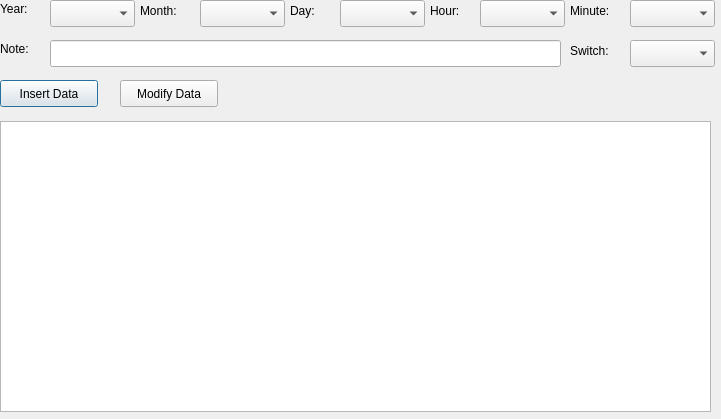
<?xml version="1.0" encoding="UTF-8"?>
<ui version="4.0">
 <class>Dialog</class>
 <widget class="QDialog" name="Dialog">
  <property name="geometry">
   <rect>
    <x>0</x>
    <y>0</y>
    <width>721</width>
    <height>419</height>
   </rect>
  </property>
  <property name="windowTitle">
   <string extracomment="Calendar by Jash.Liao">JL_calendar</string>
  </property>
  <widget class="QTableWidget" name="tableWidget">
   <property name="geometry">
    <rect>
     <x>0</x>
     <y>121</y>
     <width>711</width>
     <height>291</height>
    </rect>
   </property>
  </widget>
  <widget class="QPushButton" name="InsertButton">
   <property name="geometry">
    <rect>
     <x>0</x>
     <y>80</y>
     <width>98</width>
     <height>27</height>
    </rect>
   </property>
   <property name="text">
    <string>Insert Data</string>
   </property>
  </widget>
  <widget class="QLabel" name="label">
   <property name="geometry">
    <rect>
     <x>0</x>
     <y>0</y>
     <width>51</width>
     <height>17</height>
    </rect>
   </property>
   <property name="text">
    <string>Year:</string>
   </property>
  </widget>
  <widget class="QComboBox" name="comboYear">
   <property name="geometry">
    <rect>
     <x>50</x>
     <y>0</y>
     <width>85</width>
     <height>27</height>
    </rect>
   </property>
  </widget>
  <widget class="QLabel" name="label_2">
   <property name="geometry">
    <rect>
     <x>140</x>
     <y>0</y>
     <width>61</width>
     <height>21</height>
    </rect>
   </property>
   <property name="text">
    <string>Month:</string>
   </property>
  </widget>
  <widget class="QComboBox" name="comboMonth">
   <property name="geometry">
    <rect>
     <x>200</x>
     <y>0</y>
     <width>85</width>
     <height>27</height>
    </rect>
   </property>
  </widget>
  <widget class="QLabel" name="label_3">
   <property name="geometry">
    <rect>
     <x>290</x>
     <y>0</y>
     <width>51</width>
     <height>21</height>
    </rect>
   </property>
   <property name="text">
    <string>Day:</string>
   </property>
  </widget>
  <widget class="QComboBox" name="comboDay">
   <property name="geometry">
    <rect>
     <x>340</x>
     <y>0</y>
     <width>85</width>
     <height>27</height>
    </rect>
   </property>
  </widget>
  <widget class="QLabel" name="label_4">
   <property name="geometry">
    <rect>
     <x>430</x>
     <y>0</y>
     <width>51</width>
     <height>21</height>
    </rect>
   </property>
   <property name="text">
    <string>Hour:</string>
   </property>
  </widget>
  <widget class="QComboBox" name="comboHour">
   <property name="geometry">
    <rect>
     <x>480</x>
     <y>0</y>
     <width>85</width>
     <height>27</height>
    </rect>
   </property>
  </widget>
  <widget class="QLabel" name="label_5">
   <property name="geometry">
    <rect>
     <x>570</x>
     <y>0</y>
     <width>61</width>
     <height>21</height>
    </rect>
   </property>
   <property name="text">
    <string>Minute:</string>
   </property>
  </widget>
  <widget class="QComboBox" name="comboMinute">
   <property name="geometry">
    <rect>
     <x>630</x>
     <y>0</y>
     <width>85</width>
     <height>27</height>
    </rect>
   </property>
  </widget>
  <widget class="QLineEdit" name="lineEditNote">
   <property name="geometry">
    <rect>
     <x>50</x>
     <y>40</y>
     <width>511</width>
     <height>27</height>
    </rect>
   </property>
  </widget>
  <widget class="QLabel" name="label_6">
   <property name="geometry">
    <rect>
     <x>0</x>
     <y>40</y>
     <width>51</width>
     <height>17</height>
    </rect>
   </property>
   <property name="text">
    <string>Note:</string>
   </property>
  </widget>
  <widget class="QLabel" name="label_7">
   <property name="geometry">
    <rect>
     <x>570</x>
     <y>40</y>
     <width>61</width>
     <height>21</height>
    </rect>
   </property>
   <property name="text">
    <string>Switch:</string>
   </property>
  </widget>
  <widget class="QComboBox" name="comboSwitch">
   <property name="geometry">
    <rect>
     <x>630</x>
     <y>40</y>
     <width>85</width>
     <height>27</height>
    </rect>
   </property>
  </widget>
  <widget class="QPushButton" name="ModifyButton">
   <property name="geometry">
    <rect>
     <x>120</x>
     <y>80</y>
     <width>98</width>
     <height>27</height>
    </rect>
   </property>
   <property name="text">
    <string>Modify Data</string>
   </property>
  </widget>
 </widget>
 <resources/>
 <connections>
  <connection>
   <sender>InsertButton</sender>
   <signal>clicked()</signal>
   <receiver>Dialog</receiver>
   <slot>slotInsertData()</slot>
   <hints>
    <hint type="sourcelabel">
     <x>98</x>
     <y>73</y>
    </hint>
    <hint type="destinationlabel">
     <x>199</x>
     <y>149</y>
    </hint>
   </hints>
  </connection>
  <connection>
   <sender>tableWidget</sender>
   <signal>cellClicked(int,int)</signal>
   <receiver>Dialog</receiver>
   <slot>slotSelectData(int,int)</slot>
   <hints>
    <hint type="sourcelabel">
     <x>195</x>
     <y>195</y>
    </hint>
    <hint type="destinationlabel">
     <x>199</x>
     <y>149</y>
    </hint>
   </hints>
  </connection>
  <connection>
   <sender>ModifyButton</sender>
   <signal>clicked()</signal>
   <receiver>Dialog</receiver>
   <slot>slotModifyData()</slot>
   <hints>
    <hint type="sourcelabel">
     <x>168</x>
     <y>93</y>
    </hint>
    <hint type="destinationlabel">
     <x>360</x>
     <y>209</y>
    </hint>
   </hints>
  </connection>
 </connections>
 <slots>
  <slot>slotInsertData()</slot>
  <slot>slotSelectData(int,int)</slot>
  <slot>slotModifyData()</slot>
 </slots>
</ui>
